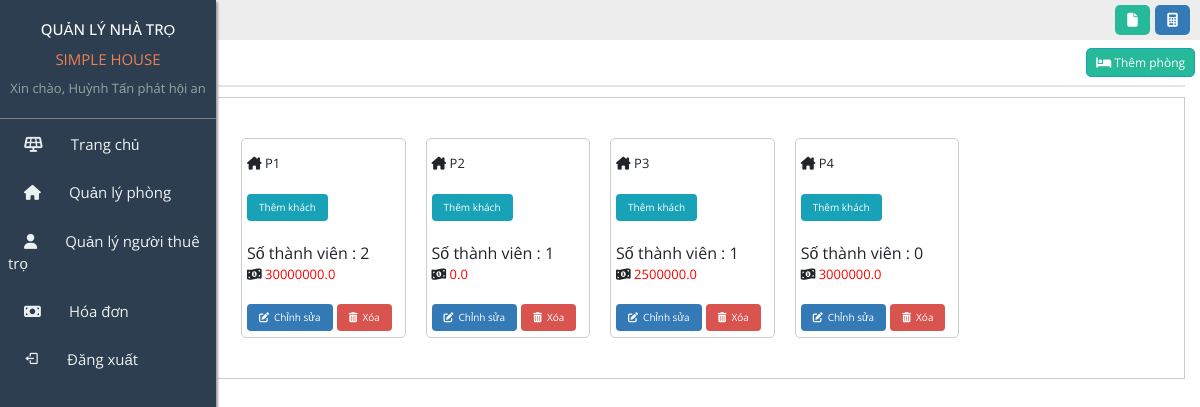
/room/manage_room/ (signed in), run on the app's committed database.
### User/models.py (models this page shows, shortened)
class MyUser(AbstractBaseUser,PermissionsMixin):
    username=models.CharField(max_length=255,unique=True)
    email = models.EmailField(
        verbose_name='email address',
        max_length=255,
    )
    full_name=models.CharField(max_length=255)
    phone_number=models.CharField(max_length=12,null=True)
    address=models.CharField(max_length=255,null=True)
    is_active = models.BooleanField(default=True)
    is_owner=models.BooleanField(default=False)
    objects = MyUserManager()
    USERNAME_FIELD = 'username'
    REQUIRED_FIELDS = ['email','full_name']

### Room/models.py (models this page shows, shortened)
class Room(models.Model):
    class  Meta:
        constraints = [
            models.CheckConstraint(check=models.Q(room_number__gte=0,area__gte=0,
                                                  room_price__gte=0),name='gte 0'),
        ]
    room_id=models.CharField(max_length=20,primary_key=True)
    room_number=models.IntegerField(unique=True)
    area=models.CharField(max_length=20)
    room_price=models.FloatField(default=0)
    status=models.BooleanField(default=False)
    description=models.CharField(max_length=250,default="")

### Room/views.py (the view)
# urls.py: path("manage_room/",views.ManageRoomSite.as_view(),name="manage_room"),
class ManageRoomSite(LoginRequiredMixin,TemplateView):
    template_name="manage_room/dashboard.html"
    login_url='home:login'
    def get_context_data(self):
        context=super().get_context_data()
        all_room=Room.objects.all()
        context['all_room']=all_room
        return context

### templates/manage_room/dashboard.html (shortened to what this page needs)
{% extends "home/base.html" %}
{% load  static %}
{% block link %}
<link rel="stylesheet" href="{% static 'home/css/manage_room/style_manage_room.css' %}">
{% endblock link %}
{% block dashboard %}
    <header>
        <div class="header-left">
        </div>
        <div class="header-right">
            <div class="text">
                <i class="fa-solid fa-file"></i>
            </div>
            <div class="calcula">
                <i class="fa-solid fa-calculator"></i>
            </div>
        </div>
    </header>
    <div class="container">
        <div class="x_title_room">
            <a href="{% url 'room:add_room' %}">
                <button class="btn btn-info add_room"><i class="fa-solid fa-bed"></i>
                    <span>Thêm phòng</span></button>
            </a>
        </div>
        <div class="x_content_room">
            <div class="box_room">
                {% for room in all_room %}
                    <div class="box_items">
                        <div class="room_number">
                            <i class="fa-solid fa-house-chimney"></i>
                            <span> P{{ room.room_number}}</span>
                        </div>
                        <div class="add_user">
                            <a href="{% url 'room:add_member_room' room.room_id  %}">
                                <button class="btn btn-info" name="addCustomer">Thêm khách</button>
                            </a>
                        </div>
                        <div>
                            Số thành viên : {{room.renter.count}}
                        </div>
                        <div class="room_money">
                            <i class="fa-solid fa-money-bill-1-wave"></i>
                            <span>{{room.room_price}}</span>
                        </div>
                        <div class="impact_room">
                            <a href="{% url 'room:edit_room' room.room_id %}">
                                <button class="btn btn-info edit_room" name=""><i
                                        class="fa-solid fa-pen-to-square"></i>Chỉnh sửa</button>
                            </a>
                            <a href="{% url 'room:delete_room' room.room_id %}">
                                <button class="btn btn-info delete_room" name="addCustomer"> <i
                                        class="fa-solid fa-trash-can"></i>Xóa</button>
                            </a>
                        </div>
                    </div>
                {% endfor %}
            </div>
        </div>
    </div>
{% endblock dashboard %}

### templates/home/base.html (shortened to what this page needs)
{% load static %}
<!doctype html>
<html lang="en">
<head>
    <link rel="stylesheet" href="https://cdn.jsdelivr.net/npm/bootstrap@4.0.0/dist/css/bootstrap.min.css">
    <link rel="stylesheet" href="{% static 'home/css/style.css' %}">
    <link rel="stylesheet" href="https://cdnjs.cloudflare.com/ajax/libs/font-awesome/6.1.1/css/all.min.css"
 />
    <link href='https://unpkg.com/boxicons@2.1.2/css/boxicons.min.css' rel='stylesheet'>
    {% block link %}
    {% endblock link %}
</head>
<body>
    <div class="main">
        <section class="sidebar">
            <div class="sidebar-title">
                <h2>QUẢN LÝ NHÀ TRỌ</h2>
                <div class="sidebar-name-motel">
                    SIMPLE HOUSE
                </div>
                <div class="side-name-user">
                    Xin chào, {{request.user.full_name}}
                </div>
            </div>
            <div class="sidebar-menu">
                <ul>
                    <a href="{% url 'home:dashboard' %}">
                        <li><i class="fa-solid fa-solar-panel"></i>Trang chủ</li>
                    </a>
                    <a href="{% url 'room:manage_room' %}">
                        <li><i class="fa-solid fa-house"></i>Quản lý phòng</li>
                    </a>
                    <a href="{% url 'user:manage_user' %}">
                        <li><i class="fa-solid fa-user"></i>Quản lý người thuê trọ</li>
                    </a>
                    <a href="{% url 'bill:bill_site' %}">
                        <li><i class="fa-solid fa-money-bill"></i>Hóa đơn</li>
                    </a>
                    <a href="{% url 'home:logout' %}">
                        <li><i class='bx bx-log-out'></i>Đăng xuất</li>
                    </a>
                </ul>
            </div>
        </section>
        <section class="dashboard">
            {% block dashboard %}
            {% endblock dashboard %}
        </section>
    </div>
</body>
</html>

### static/home/css/style.css (style rules this page uses)
* { margin: 0; padding: 0; box-sizing: border-box; }
html, body { width: 100%; height: 100%; --bg: #e9eef4; --color-text: #0e0e0e; --color-boder: #bcbfc2; --btn-active: #bcbfc2; font-family: 'Open Sans', sans-serif; }
a { text-decoration: none; }
li { list-style: none; }
.main { display: flex; width: 100%; height: 100vh; position: relative; }
.sidebar { width: 18%; height: 100%; font-family: 'Open Sans', sans-serif; background-color: #2c3e50; position: fixed; top: 0; left: 0; z-index: 100; box-shadow: 2px 2px 2px rgb(164, 160, 160); }
.sidebar-title { text-align: center; display: block; padding: 20px 10px; border-bottom: 1px solid gray; }
.sidebar-title h2 { font-size: 15px; color: white; }
.sidebar-title .sidebar-name-motel { font-size: 15px; margin-top: 10px; color: #ec8056; }
.sidebar-title .side-name-user { margin-top: 0.5rem; font-size: 13px; color: #95a5a6; }
.sidebar-menu ul { display: block; }
.sidebar-menu ul li { padding: 0.7rem 0.5rem; margin-top: 0.2rem; position: relative; cursor: pointer; color: #ecf0f1; font-size: 15px; }
.sidebar-menu ul li::before { position: absolute; content: ""; width: 5px; height: 100%; background-color: #ec8056; top: 0; right: 0; z-index: 2; display: none; }
.sidebar-menu ul li i { margin: 0 1.75rem 0 1rem; }
.dashboard { width: 85%; margin-left: 15%; position: relative; }
.dashboard header { width: 100%; height: 40px; background: #EDEDED; padding: 10px 10px; display: flex; justify-content: space-between; align-items: center; }
.dashboard header .header-right { display: flex; }
.header-right .text { width: 35px; height: 30px; border-radius: 5px; background: #26B99A; text-align: center; cursor: pointer; }
.header-right .text i { line-height: 30px; font-size: 14px; color: #fff; }
.header-right .calcula { width: 35px; height: 30px; border-radius: 5px; background-color: #337ab7; text-align: center; margin-left: 5px; cursor: pointer; }
.header-right .calcula i { line-height: 30px; font-size: 14px; color: #fff; }

### static/home/css/manage_room/style_manage_room.css (style rules this page uses)
.container .x_title_room { padding: 0.5rem; border-bottom: 2px solid #e5e5e5; display: flex; justify-content: space-between; text-align: center; }
.container .add_room { background-color: #26B99A; font-size: 12px; border-radius: 5px; color: white; cursor: pointer; }
.container .x_content_room { width: 100%; padding: 10px; border: 1px solid #ccc; margin-top: 10px; background-color: #fff; }
.container .box_room { width: 100%; height: 100%; display: flex; flex-wrap: wrap; margin: 25px; }
.box_room .box_items { width: 17%; height: 200px; border: 1px solid #ccc; border-radius: 5px; padding: 5px; margin: 5px 10px; background: #fff; }
.box_items .room_number { font-size: 13px; margin: 10px 0 20px 0; }
.box_items .add_user button { font-size: 10px; display: inline-block; margin-bottom: 20px; border: none; outline: none; }
.box_items .room_money { font-size: 13px; margin-bottom: 20px; }
.box_items .room_money span { color: red; }
.box_items .impact_room button { font-size: 10px; display: inline-block; border: none; outline: none; }
.box_items .impact_room button i { margin-right: 5px; }
.box_items .impact_room .edit_room { background-color:#337ab7; }
.box_items .impact_room .delete_room { background-color: #d9534f; }

### data on the page
MyUser: user.full_name "Huỳnh Tấn phát hội an"
Room: room_number "1", renter.count "2", room_price "30000000.0"
Room: room_number "2", renter.count "1", room_price "0.0"
Room: room_number "3", renter.count "1", room_price "2500000.0"
Room: room_number "4", renter.count "0", room_price "3000000.0"
